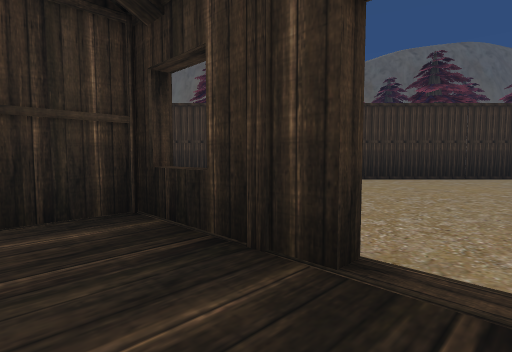
View 1 (above)

21 first-person views from a walk through a Unity game level. The camera is 1.4 m above the floor, tilts 4° down and sees 80° across. The floor is counted in squares, 2 m on a side. Each view is taken from the middle of a square. On the plan, view 1 faces up. The plan holds only what a view shows up to about 10 squares ahead; the rest is blank. The place goes on beyond the plan. The player is left out. Some animated figures are left out.

View 2
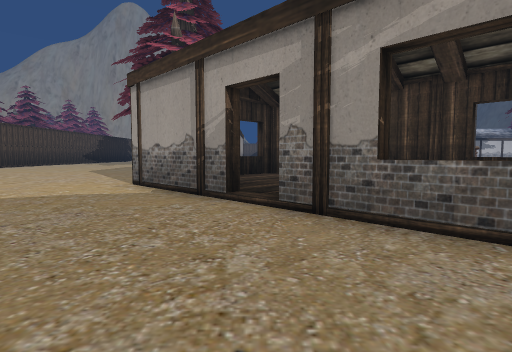

View 3
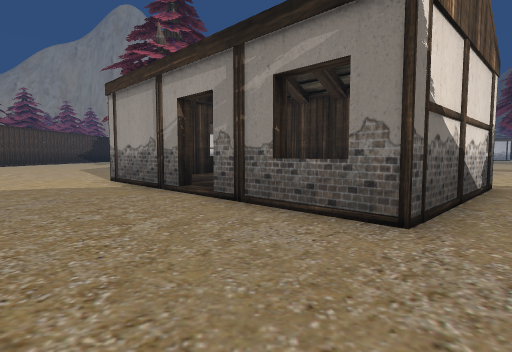

View 4
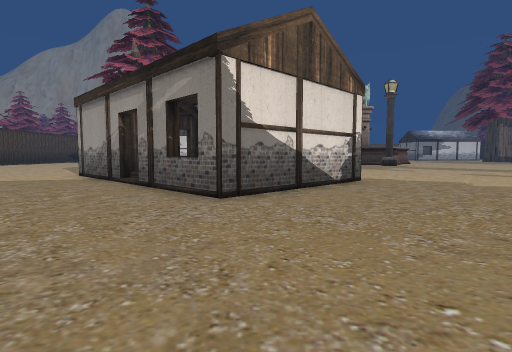

View 5
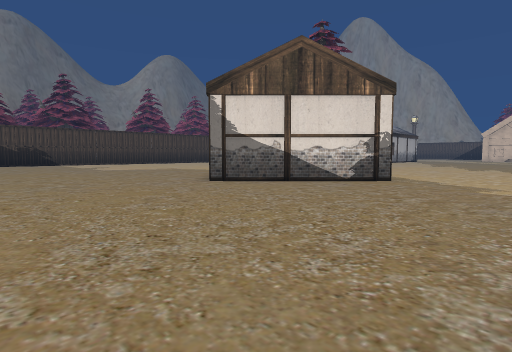

View 6
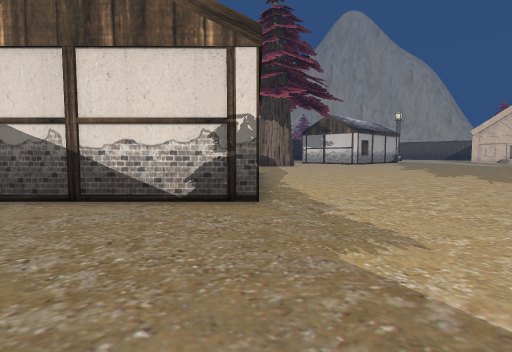

View 7
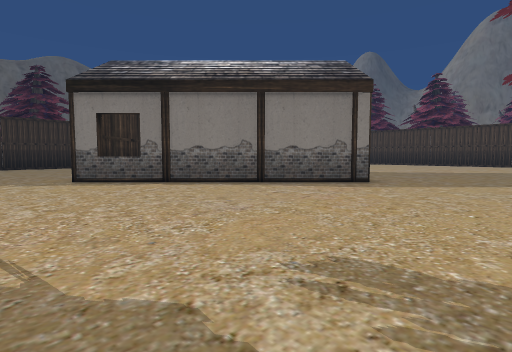

View 8
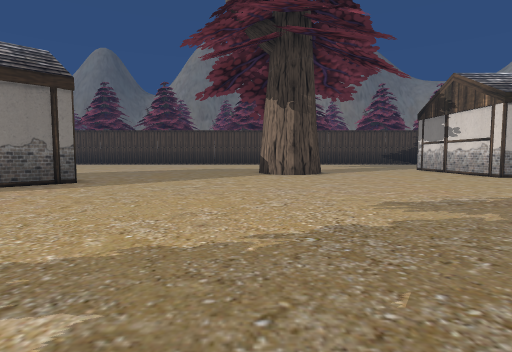

View 9
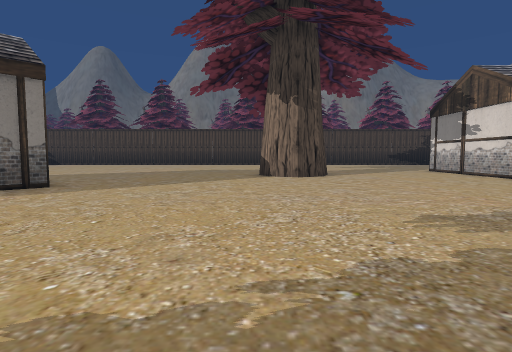

View 10
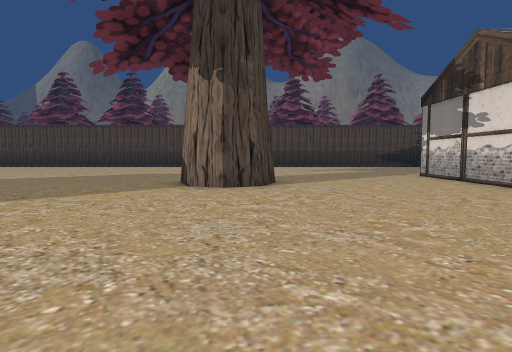

View 11
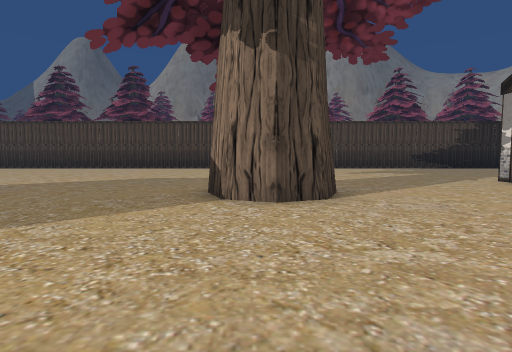

View 12
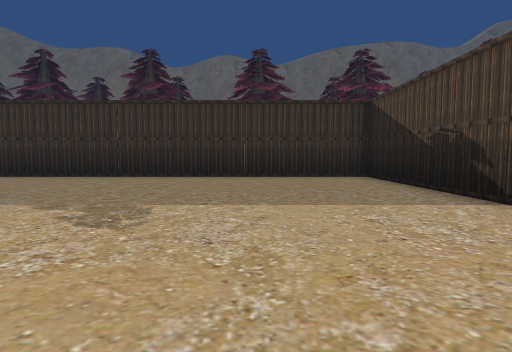

View 13
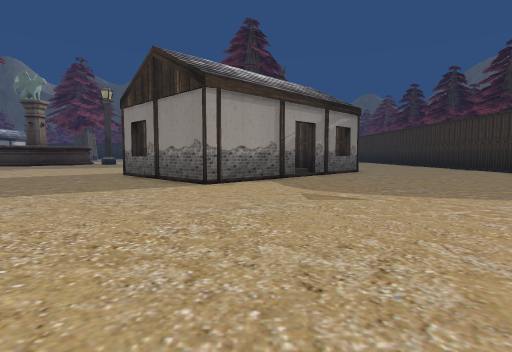

View 14
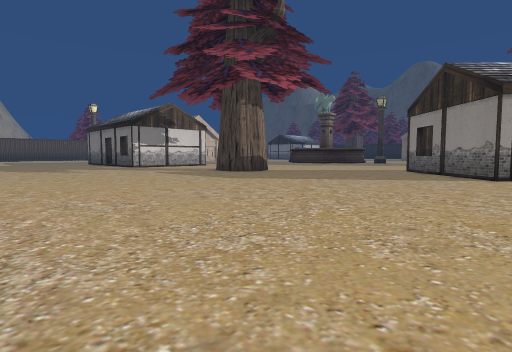

View 15
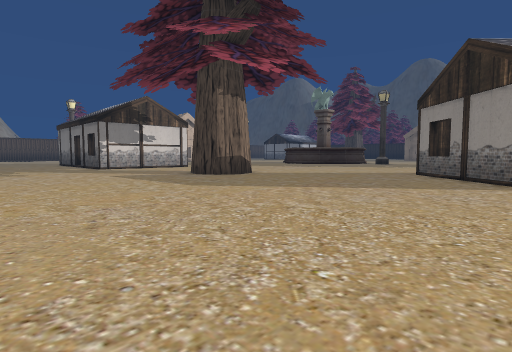

View 16
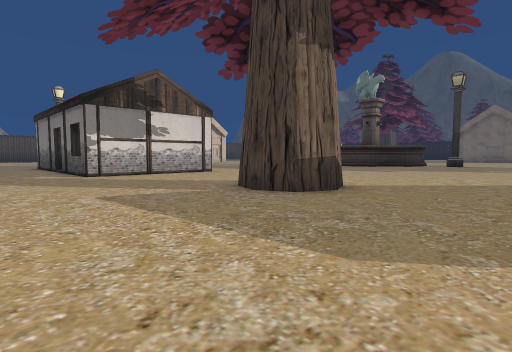

View 17
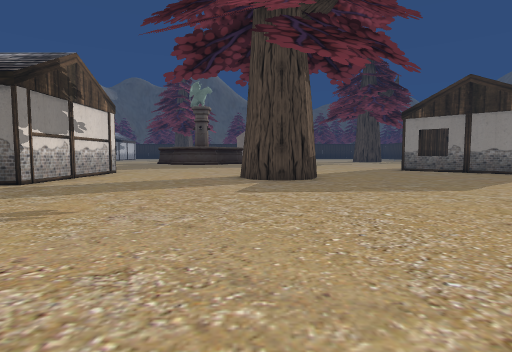

View 18
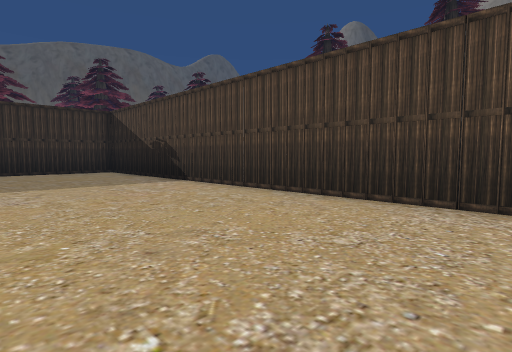

View 19
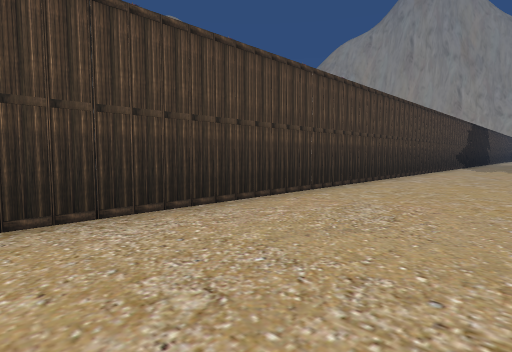

View 20
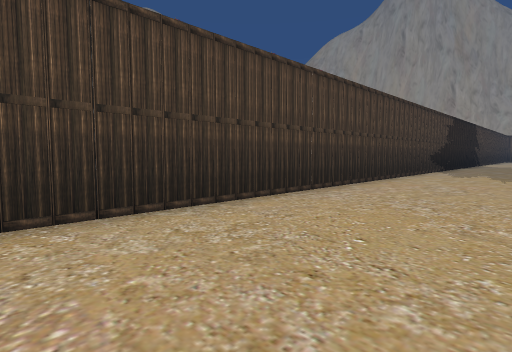

View 21
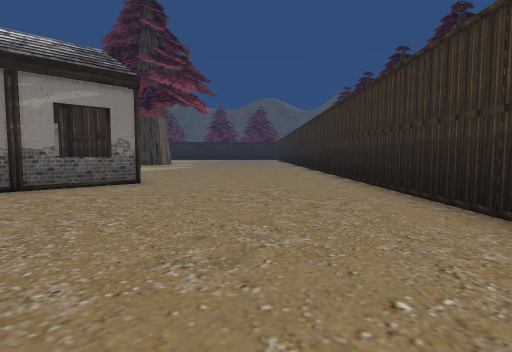

### Floor plan
Key: @ floor where view 1 was taken; # wall or solid block; . main floor; : floor 0.25 m higher than the main floor; / step, stairs or slope; H house.
Columns run from 8 left of view 1 to 15 right of it. Each row starts with its distance up from view 1.
 10     ####################
  9 .......................#
  8 .......................#
  7 .......................#
  6 .......................#
  5 .......................#
  4 .......H...............#
  3 .....H#HH..............#
  2 ....H#  H/.............#
  1 ...H#    :H............#
  0 ....HH  @ HH...........#
 -1 .....HH    HH..........#
 -2 ......HH  HH...........#
 -3 .......HHHH............#
 -4  .......HH.............#
 -5  ......................#
 -6  ......................#
 -7  ......................#
 -8  ......................#
 -9  ......................#
-10   ..........##.........#
-11    .........##.........#
-12     ...................#
-13      ..................#
-14        ................#
-15         ........... ...#
-16          .HHHHHH..  ...#

Where each view was taken, in squares from view 1:
view 1: 0 up, 0 right, facing up
view 2: 6 up, 1 right, facing down
view 3: 7 up, 0 right, facing down
view 4: 9 up, 2 left, facing down
view 5: 9 up, 8 left, facing down-right
view 6: 4 up, 8 left, facing down-right
view 7: 8 down, 7 left, facing up-right
view 8: 9 down, 7 left, facing right
view 9: 9 down, 6 left, facing right
view 10: 11 down, 3 left, facing right
view 11: 10 down, 1 left, facing right
view 12: 0 up, 11 right, facing up
view 13: 0 up, 11 right, facing left
view 14: 0 up, 14 right, facing down-left
view 15: 1 down, 12 right, facing down-left
view 16: 6 down, 10 right, facing down-left
view 17: 11 down, 14 right, facing left
view 18: 3 down, 10 right, facing up-right
view 19: 1 down, 11 right, facing down-right
view 20: 5 down, 11 right, facing down-right
view 21: 7 up, 6 right, facing left
